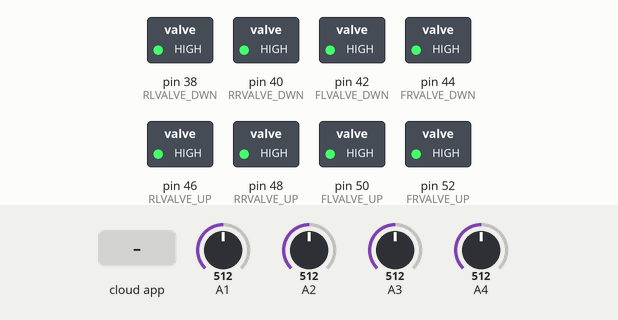
Recording of a sketch running on a simulated Arduino Mega 2560, built with avr-gcc and run on an emulated ATmega2560. Shown: switched loads named in the sketch (green lamp = pin HIGH). The inputs (shaded band) are chosen by the test bench; at power-on: A1 = 512, A2 = 512, A3 = 512, A4 = 512. The RemoteXY app is connected.

Above: at 1.2 s.
1.3 s: the phone or cloud app sets FLUP to 1
At 2.1 s:
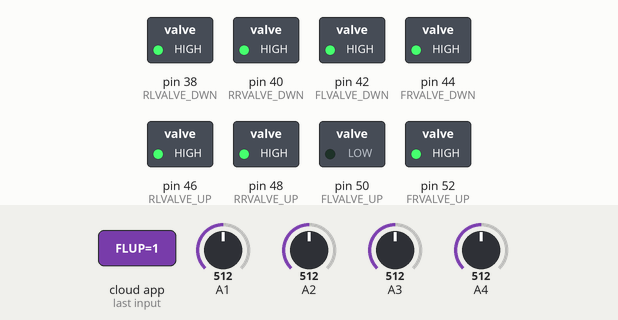
2.8 s: the phone or cloud app sets FLUP to 0
At 3.4 s:
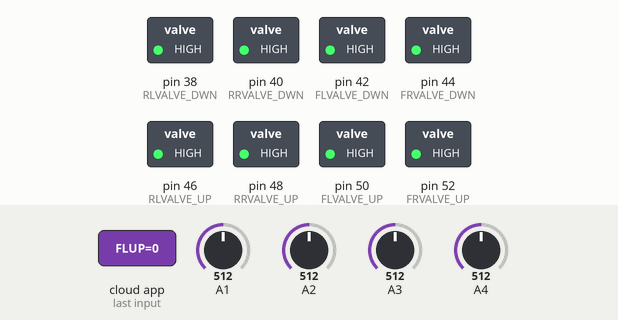
Timing chart, 0 to 5.8 s (numbered marks = the images above; inputs shaded):
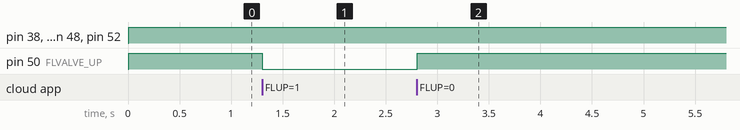

Measured:
- after the input at 1.3 s, pin 50 (FLVALVE_UP): HIGH → LOW at once
- after the input at 2.8 s, pin 50 (FLVALVE_UP): LOW → HIGH at once

The sketch:

AIR_RIDE.ino
```cpp
// (licence header left out)
//////////////////////////////////////////////
//        RemoteXY include library          //
//////////////////////////////////////////////

// RemoteXY select connection mode and include library
#define REMOTEXY_MODE__HARDSERIAL

#include <RemoteXY.h>

// RemoteXY connection settings
#define REMOTEXY_SERIAL Serial3
#define REMOTEXY_SERIAL_SPEED 9600


// RemoteXY configurate
#pragma pack(push, 1)
uint8_t RemoteXY_CONF[] =   // 205 bytes
{ 255, 15, 0, 44, 0, 198, 0, 16, 8, 1, 67, 4, 3, 2, 20, 5, 165, 26, 11, 1,
  2, 8, 8, 9, 9, 165, 31, 0, 1, 2, 48, 8, 9, 9, 165, 31, 0, 1, 0, 25,
  7, 12, 12, 165, 31, 0, 67, 4, 42, 2, 20, 5, 165, 26, 11, 1, 2, 8, 18, 9,
  9, 165, 31, 0, 1, 2, 48, 18, 9, 9, 165, 31, 0, 1, 0, 25, 19, 12, 12, 165,
  31, 0, 1, 2, 7, 61, 10, 11, 165, 31, 0, 1, 2, 45, 61, 11, 11, 165, 31, 0,
  1, 2, 7, 74, 10, 11, 165, 31, 0, 1, 2, 45, 74, 11, 11, 165, 31, 0, 67, 4,
  3, 53, 20, 5, 165, 26, 11, 67, 4, 41, 53, 20, 5, 165, 26, 11, 1, 0, 26, 61,
  12, 12, 165, 31, 0, 1, 0, 26, 75, 12, 12, 165, 31, 0, 1, 1, 6, 35, 16, 12,
  164, 31, 80, 114, 101, 115, 101, 116, 32, 49, 0, 1, 1, 25, 35, 15, 12, 165, 31, 80,
  114, 101, 115, 101, 116, 32, 50, 0, 1, 1, 44, 35, 15, 12, 165, 31, 80, 114, 101, 115,
  101, 116, 32, 51, 0
};

// this structure defines all the variables and events of your control interface
struct {

  // input variables
  uint8_t FLUP; // =1 if button pressed, else =0
  uint8_t FRUP; // =1 if button pressed, else =0
  uint8_t FRONTUP; // =1 if button pressed, else =0
  uint8_t FLDOWN; // =1 if button pressed, else =0
  uint8_t FRDOWN; // =1 if button pressed, else =0
  uint8_t FRONTDOWN; // =1 if button pressed, else =0
  uint8_t RLUP; // =1 if button pressed, else =0
  uint8_t RRUP; // =1 if button pressed, else =0
  uint8_t RLDOWN; // =1 if button pressed, else =0
  uint8_t RRDOWN; // =1 if button pressed, else =0
  uint8_t REARUP; // =1 if button pressed, else =0
  uint8_t REARDOWN; // =1 if button pressed, else =0
  uint8_t preset1; // =1 if button pressed, else =0
  uint8_t preset2; // =1 if button pressed, else =0
  uint8_t preset3; // =1 if button pressed, else =0

  // output variables
  char FLPRESSURE[11];  // string UTF8 end zero
  char FRPRESSURE[11];  // string UTF8 end zero
  char RLPRESSURE[11];  // string UTF8 end zero
  char RRPRESSURE[11];  // string UTF8 end zero

  // other variable
  uint8_t connect_flag;  // =1 if wire connected, else =0

} RemoteXY;
#pragma pack(pop)

/////////////////////////////////////////////
//           END RemoteXY include          //
/////////////////////////////////////////////

#define FRVALVE_UP 52
#define FLVALVE_UP 50
#define RRVALVE_UP 48
#define RLVALVE_UP 46
#define FRVALVE_DWN 44
#define FLVALVE_DWN 42
#define RRVALVE_DWN 40
#define RLVALVE_DWN 38
#define FR_PRESSURE 4
#define FL_PRESSURE 3
#define RR_PRESSURE 2
#define RL_PRESSURE 1
unsigned long startMillis;  //some global variables available anywhere in the program
unsigned long currentMillis;
const unsigned long period = 1000;

void setup()
{
  RemoteXY_Init ();


  // Front valves
  pinMode(FRVALVE_UP, OUTPUT);
  pinMode(FLVALVE_UP, OUTPUT);
  pinMode(FLVALVE_DWN, OUTPUT);
  pinMode(FRVALVE_DWN, OUTPUT);
  // Rear valves
  pinMode(RRVALVE_UP, OUTPUT);
  pinMode(RLVALVE_UP, OUTPUT);
  pinMode(RLVALVE_DWN, OUTPUT);
  pinMode(RRVALVE_DWN, OUTPUT);
  //Sensors
  pinMode(FR_PRESSURE, INPUT);
  pinMode(RR_PRESSURE, INPUT);
  pinMode(FL_PRESSURE, INPUT);
  pinMode(RL_PRESSURE, INPUT);
  startMillis = millis();

}

void loop()
{
  RemoteXY_Handler ();
  currentMillis = millis();
  if (currentMillis - startMillis >= period) {
    updatePressure();
  }


  if (RemoteXY.FLUP == 1) {
    digitalWrite(FLVALVE_UP, LOW);

  } else if (RemoteXY.FLUP == 0) {
    digitalWrite(FLVALVE_UP, HIGH);
  }
  if (RemoteXY.FRUP == 1) {
    digitalWrite(FRVALVE_UP, LOW);

  } else if (RemoteXY.FLUP == 0) {
    digitalWrite(FRVALVE_UP, HIGH);
  }
  if (RemoteXY.RLUP == 1) {
    digitalWrite(RLVALVE_UP, LOW);

  } else if (RemoteXY.RLUP == 0) {
    digitalWrite(RLVALVE_UP, HIGH);
  }
  if (RemoteXY.RRUP == 1) {
    digitalWrite(RRVALVE_UP, LOW);

  } else if (RemoteXY.RRUP == 0) {
    digitalWrite(RRVALVE_UP, HIGH);
  }
  //RL Down
  if (RemoteXY.RLDOWN == 1) {
    digitalWrite(RLVALVE_DWN, LOW);

  } else if (RemoteXY.RLDOWN == 0) {
    digitalWrite(RLVALVE_DWN, HIGH);
  }
  //FL Down
  if (RemoteXY.FLDOWN == 1) {
    digitalWrite(FLVALVE_DWN, LOW);

  } else if (RemoteXY.FLDOWN == 0) {
    digitalWrite(FLVALVE_DWN, HIGH);
  }
  if (RemoteXY.RRDOWN == 1) {
    digitalWrite(RRVALVE_DWN, LOW);

  } else if (RemoteXY.RRDOWN == 0) {
    digitalWrite(RRVALVE_DWN, HIGH);
  }
  if (RemoteXY.RRDOWN == 1) {
    digitalWrite(RRVALVE_DWN, LOW);

  } else if (RemoteXY.RRDOWN == 0) {
    digitalWrite(RRVALVE_DWN, HIGH);
  }

  if (RemoteXY.FRONTUP == 1 && RemoteXY.FRUP != 1 && RemoteXY.FLUP != 1) {
    digitalWrite(FRVALVE_UP, LOW);
    digitalWrite(FLVALVE_UP, LOW);
  } else if (RemoteXY.FRONTUP == 0 && RemoteXY.FRUP != 1 && RemoteXY.FLUP != 1) {
    digitalWrite(FRVALVE_UP, HIGH);
    digitalWrite(FLVALVE_UP, HIGH);
  }
  if (RemoteXY.FRONTDOWN == 1 && RemoteXY.FRDOWN != 1 && RemoteXY.FLDOWN != 1) {
    digitalWrite(FRVALVE_DWN, LOW);
    digitalWrite(FLVALVE_DWN, LOW);
  } else if (RemoteXY.FRONTDOWN == 0 && RemoteXY.FRDOWN != 1 && RemoteXY.FLDOWN != 1) {
    digitalWrite(FRVALVE_DWN, HIGH);
    digitalWrite(FLVALVE_DWN, HIGH);
  }
  if (RemoteXY.REARDOWN == 1 && RemoteXY.RRDOWN != 1 && RemoteXY.RLDOWN != 1) {
    digitalWrite(RRVALVE_DWN, LOW);
    digitalWrite(RLVALVE_DWN, LOW);
  } else if (RemoteXY.REARDOWN == 0 && RemoteXY.RRDOWN != 1 && RemoteXY.RLDOWN != 1) {
    digitalWrite(RRVALVE_DWN, HIGH);
    digitalWrite(RLVALVE_DWN, HIGH);
  }
  if (RemoteXY.REARUP == 1&& RemoteXY.RRUP != 1 && RemoteXY.RLUP != 1) {
    digitalWrite(RRVALVE_UP, LOW);
    digitalWrite(RLVALVE_UP, LOW);
  } else if (RemoteXY.REARUP == 0&& RemoteXY.RRUP != 1 && RemoteXY.RRDOWN != 1 ) {
    digitalWrite(RRVALVE_UP, HIGH);
    digitalWrite(RLVALVE_UP, HIGH);
  }

  if (RemoteXY.preset1 == 1) {
    AirToPreset("park");

  }
  if (RemoteXY.preset2 == 1) {
    AirToPreset("drive");
  }
  if (RemoteXY.preset3 == 1) {
    AirToPreset("maximum_height");
  }


}
float ReadPressureFromVoltage(float voltage) {

  float rate = (200 - 0) / (4.5 - 0.5);
  return (rate * (voltage - 0.5));
}
float ReadSensorVoltage(int circuit) {

  return (analogRead(circuit) * (5.0 / 1023.0));

}
void AirToPreset(char preset) {


  int frontPressure;
  int rearPressure;

  if (preset == "park") {
    frontPressure = 40;
    rearPressure = 0;
  }
  if (preset == "drive") {
    frontPressure = 115;
    rearPressure = 60;
  }

  if (preset == "maximum_height") {
    frontPressure = 130;
    rearPressure = 120;
  }
  int frbagpressure = (int)ReadPressureFromVoltage(FR_PRESSURE);
  int flbagpressure = (int)ReadPressureFromVoltage(FL_PRESSURE);
  int rrbagpressure = (int)ReadPressureFromVoltage(RR_PRESSURE);
  int rlbagpressure = (int)ReadPressureFromVoltage(RL_PRESSURE);
  while (!(frontPressure - 3 < flbagpressure < frontPressure + 3) &&
         !(frontPressure - 3 < frbagpressure < frontPressure + 3) &&
         !(rearPressure -3 < rlbagpressure < rearPressure +3) &&
         !(rearPressure - 3 < rrbagpressure < rearPressure + 3)) {

    // Adjust Front Left Pressure
    if (flbagpressure < frontPressure - 3) {
      digitalWrite(FLVALVE_UP, LOW);
      digitalWrite(FLVALVE_DWN, HIGH);
    }
    else if (flbagpressure > frontPressure + 3) {
      digitalWrite(FLVALVE_UP, HIGH);
      digitalWrite(FLVALVE_DWN, LOW);
    }
    else {
      digitalWrite(FLVALVE_UP, HIGH);
      digitalWrite(FLVALVE_DWN, HIGH);
    }

    // Adjust Front Right Pressure
    if (frbagpressure < frontPressure - 3) {
      digitalWrite(FRVALVE_UP, LOW);
      digitalWrite(FRVALVE_DWN, HIGH);
    }
    else if (frbagpressure > frontPressure + 3) {
      digitalWrite(FRVALVE_UP, HIGH);
      digitalWrite(FRVALVE_DWN, LOW);
    }
    else {
      digitalWrite(FRVALVE_UP, HIGH);
      digitalWrite(FRVALVE_DWN, HIGH);
    }

    // Adjust Rear Left Pressure
    if (rlbagpressure < rearPressure - 3) {
      digitalWrite(RLVALVE_UP, LOW);
      digitalWrite(RLVALVE_DWN, HIGH);
    }
    else if (rlbagpressure > rearPressure + 3) {
      digitalWrite(RLVALVE_UP, HIGH);
      digitalWrite(RLVALVE_DWN, LOW);
    }
    else {
      digitalWrite(RLVALVE_UP, HIGH);
      digitalWrite(RLVALVE_DWN, HIGH);
    }

    // Adjust Rear Right Pressure
    if (rrbagpressure < rearPressure - 3) {
      digitalWrite(RRVALVE_UP, LOW);
      digitalWrite(RRVALVE_DWN, HIGH);
    }
    else if (rrbagpressure > rearPressure + 3) {
      digitalWrite(RRVALVE_UP, HIGH);
      digitalWrite(RRVALVE_DWN, LOW);
    }
    else {
      digitalWrite(RRVALVE_UP, HIGH);
      digitalWrite(RRVALVE_DWN, HIGH);
    }
    frbagpressure = (int)ReadPressureFromVoltage(FR_PRESSURE);
    flbagpressure = (int)ReadPressureFromVoltage(FL_PRESSURE);
    rrbagpressure = (int)ReadPressureFromVoltage(RR_PRESSURE);
    rlbagpressure = (int)ReadPressureFromVoltage(RL_PRESSURE);

  }
}
  void updatePressure() {
    //update fr pressure
    dtostrf(ReadPressureFromVoltage(ReadSensorVoltage(FR_PRESSURE)), 0, 1, RemoteXY.FRPRESSURE);
    //update fl pressure
    dtostrf(ReadPressureFromVoltage(ReadSensorVoltage(FL_PRESSURE)), 0, 1, RemoteXY.FLPRESSURE);
    //update RR pressure
    dtostrf(ReadPressureFromVoltage(ReadSensorVoltage(RR_PRESSURE)), 0, 1, RemoteXY.RRPRESSURE);
    //update RL pressure
    dtostrf(ReadPressureFromVoltage(ReadSensorVoltage(RL_PRESSURE)), 0, 1, RemoteXY.RLPRESSURE);
  }
```
